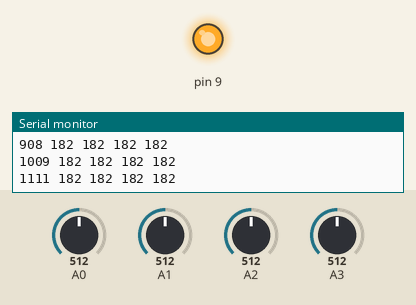
Recording of a sketch running on a simulated Arduino Uno, built with avr-gcc and run on an emulated ATmega328P. Shown: output pins drawn as LEDs (lit = HIGH), the last lines printed to the serial monitor. The inputs (shaded band) are chosen by the test bench; at power-on: A0 = 512, A1 = 512, A2 = 512, A3 = 512.

Above: at 1.2 s.
1.3 s: A0 set to 347
2.8 s: A0 set to 320
At 4.0 s:
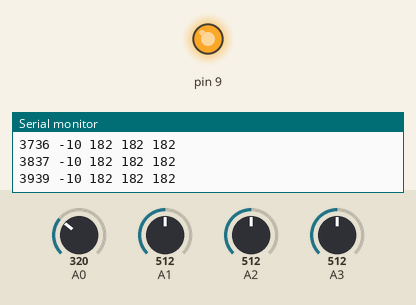
4.3 s: A0 set to 245
At 4.8 s:
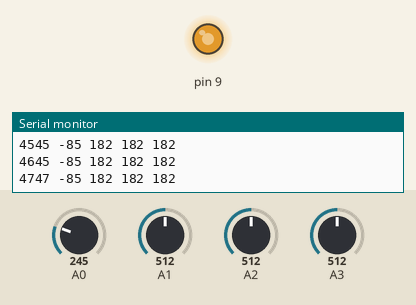
Timing chart, 0 to 7.3 s (numbered marks = the images above; inputs shaded):
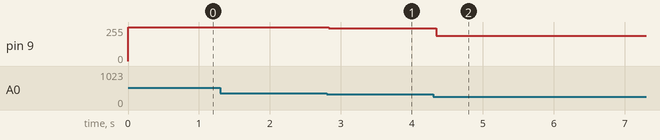

The sketch:

interfaceTestCode.ino
```cpp
unsigned long time;
unsigned delay_ms = 100;
// the setup routine runs once when you press reset:
void setup() {
  // initialize serial communication at 9600 bits per second:
  Serial.begin(9600);

}

// the loop routine runs over and over again forever:
void loop() {
  // read the input on analog pin 0:
  time = millis();
  int data[] = {analogRead(A0) - 330, analogRead(A1) - 330, analogRead(A2) - 330, analogRead(A3) - 330};

  char buffer[128] = {0};
  int ledVal = (int) 255 * ((float) (data[0] + 330) / 330);
  if(ledVal > 255) {ledVal = 255;}
  sprintf(buffer, "%ld %d %d %d %d\n",
  time, data[0], data[1], data[2], data[3]);
  analogWrite(9, ledVal);
  Serial.print(buffer);
//  if(Serial.available() > 0)
//  {
//    String cmd = Serial.readStringUntil('\n');
//    String data = Serial.readStringUntil('\n');
//    Serial.print("Received cmd: ");
//    Serial.print(cmd);
//    Serial.print("\n");
//
//    if(cmd.equals("CMD_NUMBER"))
//    {
//      int num = data.toInt();
//      Serial.print("Received number: ");
//      Serial.print(num);
//      Serial.print("\n");
//    }
//  }

  delay(delay_ms);
}
```

Measured:
- after the input at 2.8 s, pin 9: 255/255 → 247/255 at once
- after the input at 4.3 s, pin 9: 247/255 → 189/255 at once
